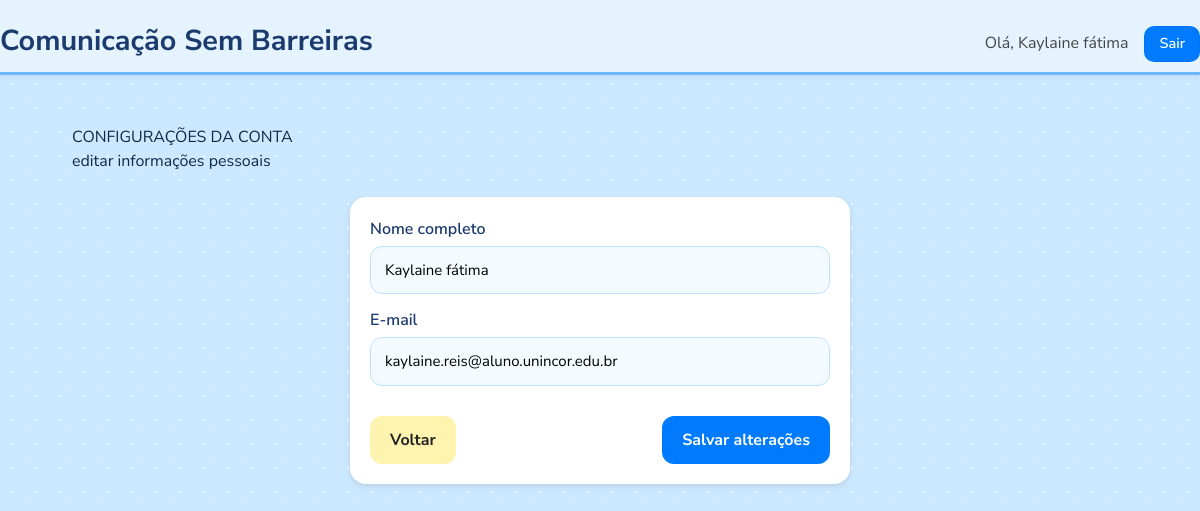
Screenshot of /conta (signed in) with the database file from the repository.
### comunicacao-sem-barreiras/models.py (models this page shows, shortened)
class Usuario(db.Model):
    __tablename__ = "usuarios"
    id = db.Column(db.Integer, primary_key=True)
    nome = db.Column(db.String(120), nullable=False)
    email = db.Column(db.String(200), unique=True, nullable=False)
    criancas = db.relationship("Crianca", backref="usuario", lazy=True, cascade="all, delete-orphan")
    categorias = db.relationship("Categoria", backref="usuario", lazy=True, cascade="all, delete-orphan")

### comunicacao-sem-barreiras/app.py (the view, shortened to what this page needs)
@app.route("/conta", methods=["GET", "POST"])
@login_required
def conta():
    user = Usuario.query.get(session["usuario_id"])
    return render_template("conta.html", user=user)

### comunicacao-sem-barreiras/app.py (called while the page is built)
def login_required(view_func):
    @wraps(view_func)
    def wrapper(*args, **kwargs):
        if "usuario_id" not in session:
            return redirect(url_for("login"))
        return view_func(*args, **kwargs)
    return wrapper

### comunicacao-sem-barreiras/templates/conta.html (shortened to what this page needs)
{% extends "base.html" %}
{% block content %}
<div class="profile" style="margin: 10px 0 24px 0;">
  <div class="name">CONFIGURAÇÕES DA CONTA</div>
  <div class="handle">editar informações pessoais</div>
</div>
<div style="max-width:500px; margin:0 auto; background:#fff; padding:20px; border-radius:16px; box-shadow:0 2px 6px rgba(0,0,0,0.1);">
  <form method="post">
    <label>Nome completo</label>
    <input class="input" type="text" name="nome" value="{{ user.nome }}" required>
    <label>E-mail</label>
    <input class="input" type="email" name="email" value="{{ user.email }}" required>
    <div class="actions" style="display:flex; justify-content:space-between; margin-top:16px;">
      <a class="btn btn-ghost" href="{{ url_for('dashboard') }}">Voltar</a>
      <button class="btn btn-primary" type="submit">Salvar alterações</button>
    </div>
  </form>
</div>
{% endblock %}

### comunicacao-sem-barreiras/templates/base.html (shortened to what this page needs)
<!doctype html>
<html lang="pt-br">
<head>
  <link href="https://cdn.jsdelivr.net/npm/bootstrap@5.3.0/dist/css/bootstrap.min.css" rel="stylesheet">
  <link rel="stylesheet" href="{{ url_for('static', filename='css/style.css') }}">
</head>
<body>
  <header>
    <h1>Comunicação Sem Barreiras</h1>
    {% if session.get('usuario_nome') %}
      <div class="usuario">Olá, {{ session['usuario_nome'] }}</div>
      <a class="logout" href="{{ url_for('logout') }}">Sair</a>
    {% endif %}
  </header>
  <main>
    <div class="container">
      {% block content %}{% endblock %}
    </div>
  </main>
</body>
</html>

### comunicacao-sem-barreiras/static/css/style.css (style rules this page uses)
:root { --bg:#cfeeff; --bg-header:#a6d8ff; --ink:#0f2b46; --muted:#547a9a; --card:#ffffff; --btn:#6ab8ff; --btn-hover:#4fa9ff; --btn-yellow:#ffe08a; --btn-pink:#ffb3c7; --radius:18px; --shadow:0 6px 20px rgba(15,43,70,.12); }
* { box-sizing:border-box }
html,body { height:100% }
body { margin:0; padding:0; font-family: "Poppins", system-ui, -apple-system, Segoe UI, Roboto, Arial, sans-serif; color:var(--ink); background: var(--bg); background-image: radial-gradient(rgba(255,255,255,.6) 1px, transparent 1px), radial-gradient(rgba(255,255,255,.4) 1px, transparent 1px); background-size: 24px 24px, 36px 36px; background-position: 0 0, 12px 12px; }
header { background:var(--bg-header); border-bottom:3px solid #6ab8ff; padding:14px 20px; display:flex; align-items:center; gap:16px; }
header h1 { font-size:1.1rem; margin:0; font-weight:600 }
header .usuario { margin-left:auto; color:var(--ink); opacity:.9 }
header .logout { text-decoration:none; color:var(--ink); background:#fff; padding:6px 10px; border-radius:10px; font-weight:500; border:1px solid rgba(0,0,0,.05); }
main { display:flex; justify-content:center; padding:28px }
.input { width:100%; border:1px solid #bfe0ff; background:#fff; padding:12px 14px; border-radius:12px; font-size:15px; }
.btn { border:0; border-radius:12px; padding:12px 14px; cursor:pointer; font-weight:600; }
.btn-primary { background:var(--btn); color:#fff }
.btn-ghost { background:#fff; color:var(--ink); border:1px solid #d7ebff }
.actions { display:flex; gap:10px; justify-content:center; margin-top:20px }
.input, select.input, textarea.input { width:100%; border:1px solid #bfe0ff; background:#f3fbff; padding:12px 14px; border-radius:12px; font-size:15px; outline:none; }
.btn-ghost { background:#eef7ff; border:1px solid #d3eaff }

### comunicacao-sem-barreiras/templates/base.html (style rules this page uses)
body { background-color: #cce8ff; font-family: 'Nunito Sans', sans-serif; min-height: 100vh; margin: 0; padding: 0; display: flex; flex-direction: column; align-items: center; }
header { width: 100%; text-align: center; background: rgba(255, 255, 255, 0.5); padding: 20px 0 10px; box-shadow: 0 2px 4px rgba(0,0,0,0.05); position: sticky; top: 0; z-index: 10; }
header h1 { font-weight: 700; color: #1b3a6e; font-size: 1.8rem; margin: 0; }
header .usuario { margin-top: 5px; font-size: 1rem; color: #333; }
header .logout { display: inline-block; margin-top: 6px; color: #fff; background-color: #007bff; padding: 6px 14px; border-radius: 10px; text-decoration: none; font-size: 0.9rem; font-weight: 600; }
main { flex: 1; width: 100%; display: flex; justify-content: center; align-items: flex-start; padding: 40px 0; }
.container { width: 90%; max-width: 1200px; }
.btn { border-radius: 12px; font-weight: 700; padding: 12px 20px; font-size: 1rem; }
.btn-primary { background-color: #007bff; border: none; }
.btn-ghost { background-color: #fff3b0; color: #222; border: none; }
input, select, textarea { font-size: 1rem; padding: 10px 12px; border-radius: 10px; border: 1px solid #ccc; width: 100%; margin-bottom: 14px; }
label { font-weight: 600; margin-bottom: 5px; display: block; color: #1b3a6e; }

### rows the page displays
Usuario: usuario_nome "Kaylaine fátima", nome "Kaylaine fátima", email "kaylaine.reis@aluno.unincor.edu.br"
